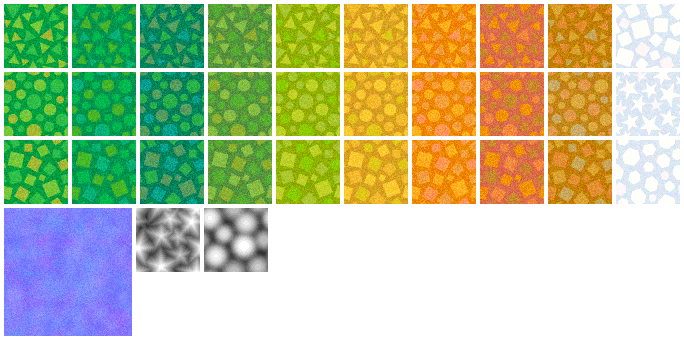
#> input picture assets/ground/ground.png, 684 x 340 px
$ python crop.py
#> lines starting #> are read from the running program, lines starting #| are printed output that depends on the picture
from PIL import Image

with Image.open('ground.png') as img:
#> img is the input picture: PIL image 684x340 RGBA; mean R, G, B, A 92.1, 102.2, 60.1, 161.7
    for i, season in enumerate(range(10)):
        for j, shape in enumerate(['tri', 'circ', 'quad']):
            left = (i+1) * 4 + i * 64
            upper = (j+1) * 4 + j * 64
            right = left + 64
            lower = upper + 64
            tmp = img.crop((left, upper, right, lower))

            tmp.save(f's{i}_{shape}.png')
#> this loop made 10 passes
#> pass 1, `tmp.save(f's{i}_{shape}.png')`:
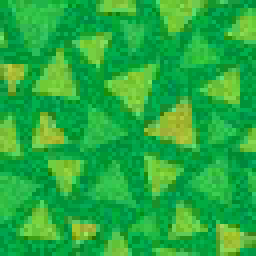
#> saved as s0_tri.png: PIL image 64x64 RGBA (shown 4 times larger); mean R, G, B, A 37.8, 171.8, 63.9, 255
#> pass 1, `tmp.save(f's{i}_{shape}.png')`:
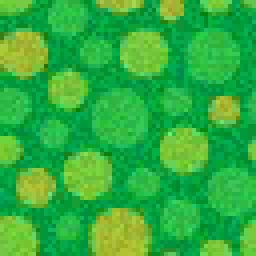
#> saved as s0_circ.png: PIL image 64x64 RGBA (shown 4 times larger); mean R, G, B, A 47.5, 175.1, 63.2, 255
#> pass 1, `tmp.save(f's{i}_{shape}.png')`:
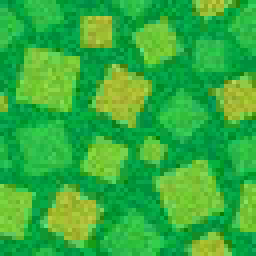
#> saved as s0_quad.png: PIL image 64x64 RGBA (shown 4 times larger); mean R, G, B, A 51.8, 174.5, 62, 255
#> pass 2, `tmp.save(f's{i}_{shape}.png')`:
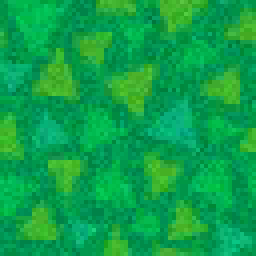
#> saved as s1_tri.png: PIL image 64x64 RGBA (shown 4 times larger); mean R, G, B, A 13.6, 161.5, 74.5, 255
#> after the loop:
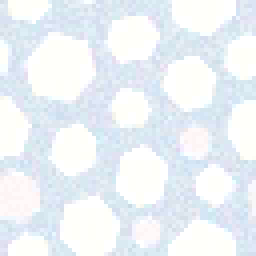
#> tmp: PIL image 64x64 RGBA (shown 4 times larger); mean R, G, B, A 236.2, 241.9, 246.7, 255

    tmp = img.crop((4, 208, 4+128, 208+128))
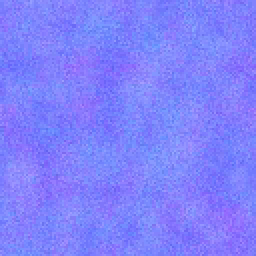
#> tmp: PIL image 128x128 RGBA (shown 2 times larger); mean R, G, B, A 127.7, 128.9, 251.8, 255
    tmp.save('water.png')
